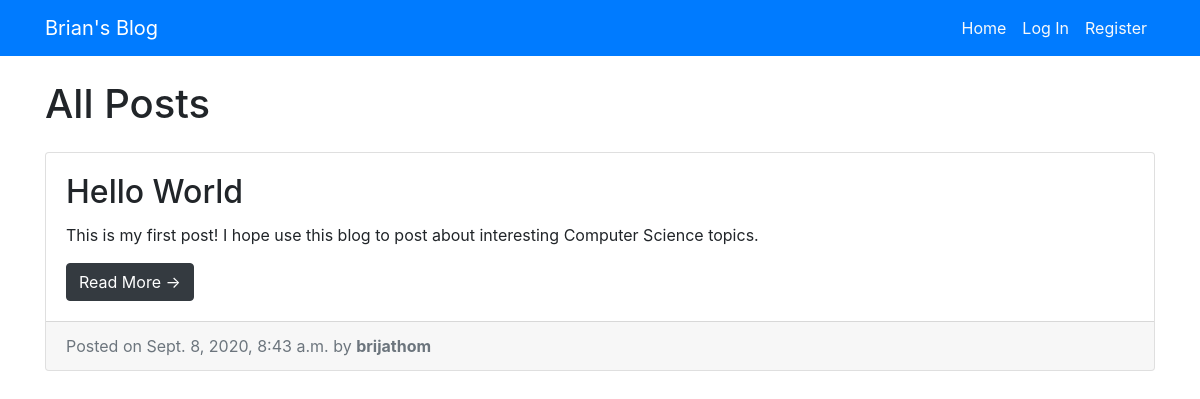
The app's page /, older data.
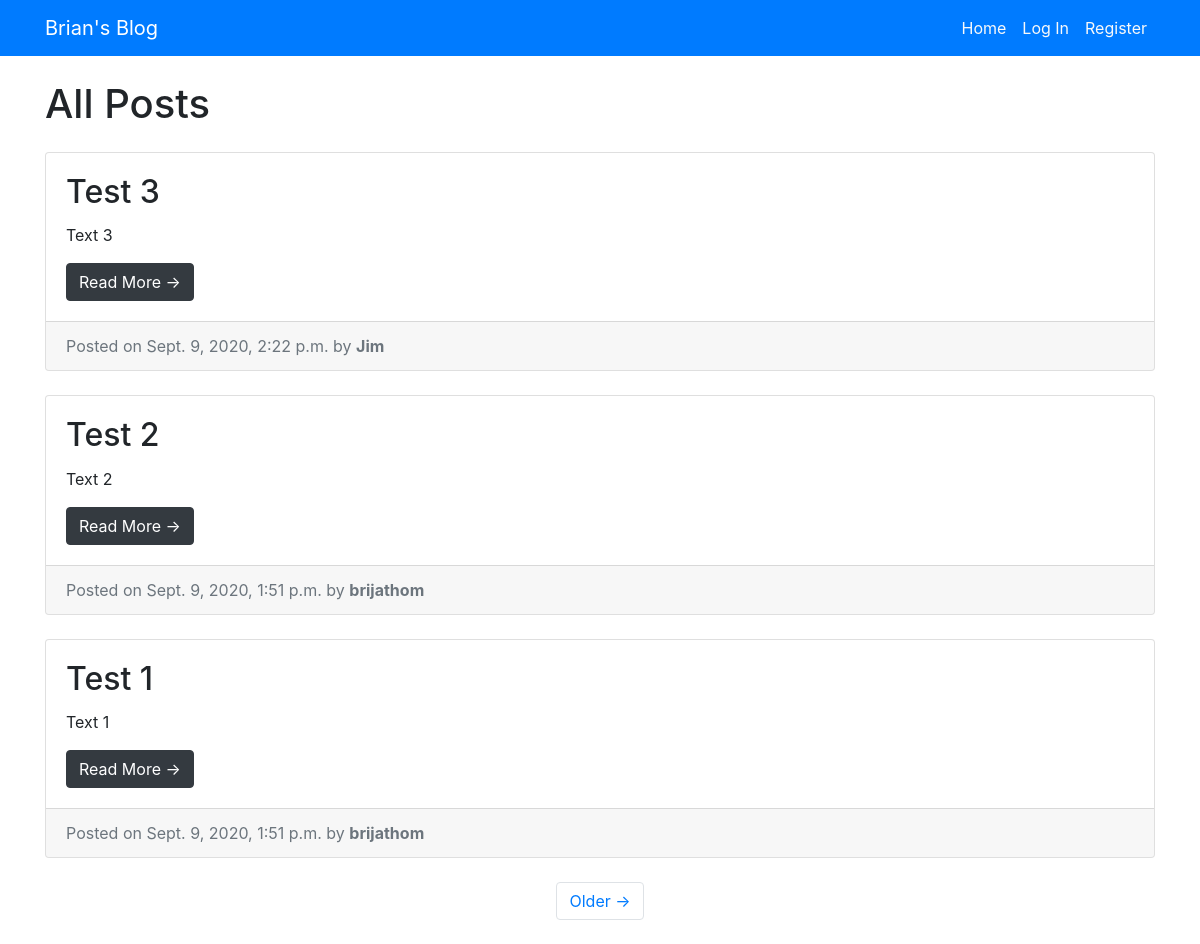
The same page, newer data.
### entries/models.py (models this page shows, shortened)
class Entry(models.Model):
    entry_title = models.CharField(max_length=50)
    entry_text = models.TextField()
    entry_date = models.DateTimeField(auto_now_add=True)
    entry_author = models.ForeignKey(User, on_delete=models.CASCADE)
    class Meta:
        verbose_name_plural = "Entries"

### entries/views.py (the view)
# urls.py: path('', HomeView.as_view(), name='blog_home'),
class HomeView(ListView):
    model = Entry
    template_name = 'entries/index.html'
    context_object_name = 'blog_entries'
    ordering = ['-entry_date']
    paginate_by = 3

### entries/templates/entries/index.html (shortened to what this page needs)
{% extends "entries/base.html" %} {% block content %}
<div class="col-md-12">
    <h1 class="my-4">All Posts</h1>
    {% for entry in blog_entries %}
    <div class="card mb-4">
        <div class="card-body">
            <h2 class="card-title">{{ entry.entry_title }}</h2>
            <p class="card-text">{{ entry.entry_text|truncatechars:100 }}</p>
            <a href="{% url 'entry_detail' entry.pk %}" class="btn btn-dark">Read More &rarr;</a>
        </div>
        <div class="card-footer text-muted">
            Posted on {{ entry.entry_date }} by
            <strong>{{ entry.entry_author }}</strong>
        </div>
    </div>
    {% endfor %} {% if is_paginated %}
    <ul class="pagination justify-content-center mb-4">
         {% if page_obj.has_next %}
        <li class="page-item">
            <a class="page-link" href="?page={{ page_obj.next_page_number }}">Older &rarr;</a>
        </li>
        {% endif %}
    </ul>
    {% endif %}
</div>
{% endblock %}

Row changes from the older to the newer data that the page shows:
no longer on this page (row unchanged): Entry: entry_title "Hello World", entry_text "This is my first post! I hope use this blog to post about interesting Computer Science topics.", entry_date "Sept. 8, 2020, 8:43 a.m.", entry_author "brijathom"
added Entry: entry_title "Test 3", entry_text "Text 3", entry_date "Sept. 9, 2020, 2:22 p.m.", entry_author "Jim"
added Entry: entry_title "Test 2", entry_text "Text 2", entry_date "Sept. 9, 2020, 1:51 p.m.", entry_author "brijathom"
added Entry: entry_title "Test 1", entry_text "Text 1", entry_date "Sept. 9, 2020, 1:51 p.m.", entry_author "brijathom"
Text that changed along with them:
text now shown: "Older →"
